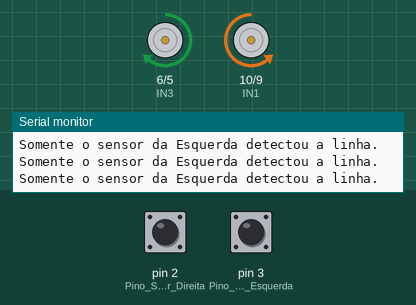
Recording of a sketch running on a simulated Arduino Uno, built with avr-gcc and run on an emulated ATmega328P. Parts: motor-driver pin pairs drawn as motors (green arrow = first pin HIGH = forward, orange = second pin HIGH = backward, longer = more drive), the last lines printed to the serial monitor. The inputs (shaded band) are chosen by the test bench; at power-on: pin 2 (Pino_Sensor_Direita) LOW, pin 3 (Pino_Sensor_Esquerda) HIGH. Not simulated (calls return 0 or success): arduino_secrets.h.

Above: at 1.2 s.
1.3 s: pin 2 (Pino_Sensor_Direita) driven HIGH
At 1.9 s:
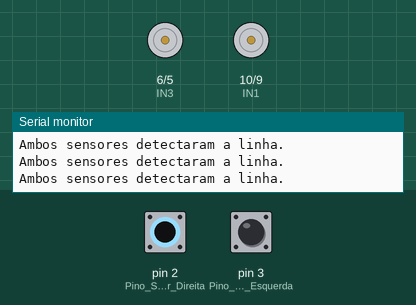
2.8 s: pin 3 (Pino_Sensor_Esquerda) driven LOW
At 4.0 s:
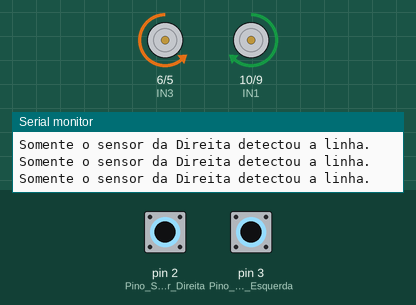
4.3 s: pin 2 (Pino_Sensor_Direita) driven LOW
At 4.7 s:
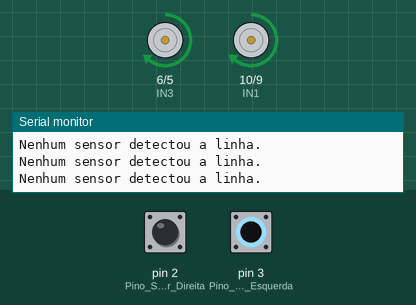
5.8 s: pin 3 (Pino_Sensor_Esquerda) driven HIGH
At 6.1 s:
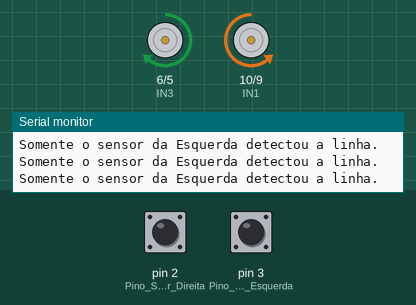
8.8 s: pin 2 (Pino_Sensor_Direita) pulsed HIGH 2 times (0.12 s each, 0.3 s apart)
At 9.03 s:
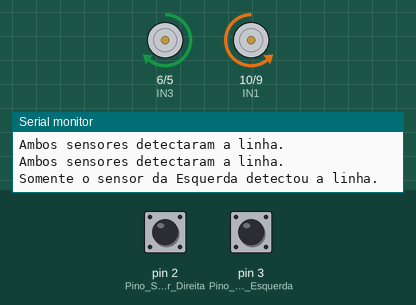
12.4 s: pin 3 (Pino_Sensor_Esquerda) pulsed LOW 5 times (0.12 s each, 0.3 s apart)
At 12.64 s:
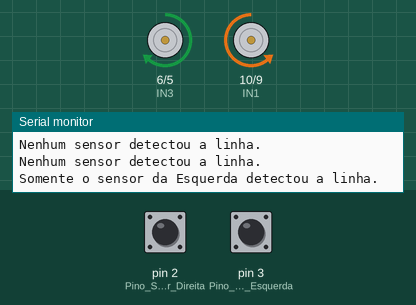
Timing chart, 0 to 15.4 s (numbered marks = the images above; inputs shaded):
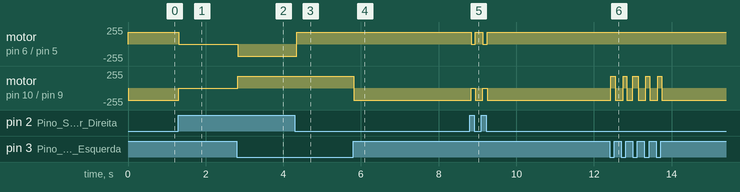

The sketch:

Aula_33_-_Robo_Seguidor_de_Linha_Ponte_H.ino
```cpp
#include "arduino_secrets.h"

/********************************************************/
/* Aula 33 - RobÃ´ Seguidor de Linha                     */
/* ProgramaÃ§Ã£o: Abaixo um exemplo de cÃ³digo que         */
/* controlarÃ¡ o robÃ´ para seguir uma linha. Ã  utilizado */
/* dois mÃ³dulos sensores de obstÃ¡culo IR para detectar  */
/* a linha e a ponte H L298n para fazer o controle dos  */
/* motores DC.                                          */
/********************************************************/

/*=====ATENÃ Ã O!======== ATENÃ Ã O! =========ATENÃ Ã O!======*/
/* Antes de compilar/carregar o cÃ³digo, vocÃª deverÃ¡     */
/* selecionar qual a cor da linha que o robÃ´ deverÃ¡     */
/* seguir, para isto, descomente (removendo o //) de    */
/* uma das duas linhas abaixo.                          */
//String CorLinha = "preta";        /* Linha PRETA      */
String CorLinha = "BRANCA";       /* Linha BRANCA     */
/*=====ATENÃ Ã O!======== ATENÃ Ã O! =========ATENÃ Ã O!======*/

/* DefiniÃ§Ãµes dos pinos IN1 a IN4 da ponte H.           */
/* Para controlar a velocidade dos motores, esses pinos */
/* deverÃ£o ser conectados em portas com o recurso PWM.  */
#define IN1 10 // Porta PWM ~10
#define IN2 9  // Porta PWM ~9
#define IN3 6  // Porta PWM ~6
#define IN4 5  // Porta PWM ~5

#define Velocidade 180

/* Define os pinos 2 e 3 para os sensores IR            */
#define Pino_Sensor_Direita 2
#define Pino_Sensor_Esquerda 3

/* VariÃ¡veis para armazenar os dados dos sensores.      */
int Sensor_Direita, Sensor_Esquerda;

/* VariÃ¡veis auxiliares.                                */
int detectou, naodetectou;

/* Criando as funÃ§Ãµes de controle dos motores.          */

/* Move para frente.                                    */
void Frente() {
  /* Motor A */
  analogWrite(IN1, Velocidade);
  analogWrite(IN2, 0);
  /* Motor B */
  analogWrite(IN3, Velocidade);
  analogWrite(IN4, 0);
}

/* Giro no sentido horÃ¡rio.                             */
void GiroHorario() {
  /* Motor A */
  analogWrite(IN1, Velocidade);
  analogWrite(IN2, 0);
  /* Motor B */
  analogWrite(IN3, 0);
  analogWrite(IN4, Velocidade);
}

/* Giro no sentido anti-horÃ¡rio.                        */
void GiroAntiHorario() {
  /* Motor A */
  analogWrite(IN1, 0);
  analogWrite(IN2, Velocidade);
  /* Motor B */
  analogWrite(IN3, Velocidade);
  analogWrite(IN4, 0);
}

/* Para o chassi.                                       */
void Pare() {
  /* Motor A */
  analogWrite(IN1, 0);
  analogWrite(IN2, 0);
  /* Motor B */
  analogWrite(IN3, 0);
  analogWrite(IN4, 0);
}

void setup() {
  /* Define o modo de detecÃ§Ã£o da linha de acordo com a */
  /* cor escolhida.                                     */
  if (CorLinha == "BRANCA") {
    detectou = 1;
    naodetectou = 0;
  } else {
    detectou = 0;
    naodetectou = 1;
  }

  Serial.begin(9600);
  pinMode(Pino_Sensor_Direita, INPUT);
  pinMode(Pino_Sensor_Esquerda, INPUT);
  /* Inicia com os motores parados.                     */
  Pare();
}

void loop() {
  /* Sensores realizam a leitura                        */
  Sensor_Direita = digitalRead(Pino_Sensor_Direita);
  Sensor_Esquerda = digitalRead(Pino_Sensor_Esquerda);
  /* Nenhum sensor detectou a linha                     */
  if (Sensor_Esquerda == naodetectou && Sensor_Direita == naodetectou) {
    Frente();
    Serial.println("Nenhum sensor detectou a linha.");
  }
  /* Sensor da direita detectou a linha */
  if (Sensor_Esquerda == naodetectou && Sensor_Direita == detectou) {
    GiroHorario();
    /* Pequena pausa para garantir a correÃ§Ã£o da trajetÃ³ria.  */
    Serial.println("Somente o sensor da Direita detectou a linha.");
  }
  /* Sensor da esquerda detectou a linha                      */
  if (Sensor_Esquerda == detectou && Sensor_Direita == naodetectou) {
    GiroAntiHorario();
    /* Pequena pausa para garantir a correÃ§Ã£o da trajetÃ³ria.  */
    delay(50);
    Serial.println("Somente o sensor da Esquerda detectou a linha.");
  }
  /* Os dois sensores detectaram a linha                      */
  if (Sensor_Esquerda == detectou && Sensor_Direita == detectou) {
    Pare();
    Serial.println("Ambos sensores detectaram a linha.");
  }
}
```

Measured:
- after the input at 1.3 s, motor on pin 6 (IN3) / pin 5 (IN4): forward 180/255 → stopped at once; motor on pin 10 (IN1) / pin 9 (IN2): backward 180/255 → stopped at once
- after the input at 2.8 s, motor on pin 6 (IN3) / pin 5 (IN4): stopped → backward 180/255 at once; motor on pin 10 (IN1) / pin 9 (IN2): stopped → forward 180/255 at once
- after the input at 4.3 s, motor on pin 6 (IN3) / pin 5 (IN4): backward 180/255 → forward 180/255 at once
- after the input at 5.8 s, motor on pin 10 (IN1) / pin 9 (IN2): forward 180/255 → backward 180/255 at once
- after the input at 8.8 s, motor on pin 6 (IN3) / pin 5 (IN4): alternates forward 180/255 for 0.20 s and stopped for 0.10 s, 4 changes in all, then stays forward 180/255, starting at once; motor on pin 10 (IN1) / pin 9 (IN2): alternates backward 180/255 for 0.20 s and stopped for 0.10 s, 4 changes in all, then stays backward 180/255, starting at once
- after the input at 12.4 s, motor on pin 10 (IN1) / pin 9 (IN2): alternates forward 180/255 for 0.10 s and backward 180/255 for 0.20 s, 10 changes in all, then stays backward 180/255, starting at once
